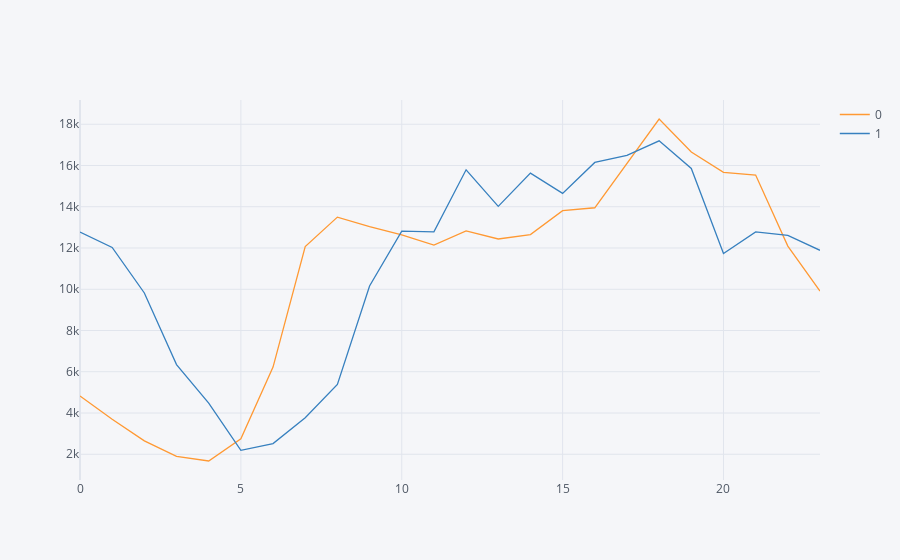

The notebook cell this image was saved under:
### Code cell
df.groupby(['hour', 'is_weekend'])['cnt'].mean().unstack().iplot()

### Figure 1 — Plotly figure (JSON) as saved in the notebook; plotly's stock layout.template omitted (floating-point values rounded to 4 significant figures)
{"data": [{"line": {"color": "rgba(255, 153, 51, 1.0)", "dash": "solid", "shape": "linear", "width": 1.3}, "mode": "lines", "name": "0", "text": "", "type": "scatter", "x": [0, 1, 2, 3, 4, 5, 6, 7, 8, 9, 10, 11, 12, 13, 14, 15, 16, 17, 18, 19, 20, 21, 22, 23], "y": [4822, 3701.0, 2648.0, 1895.0, 1674.0, 2749.0, 6227.0, 12070.0, 13500.0, 13030.0, 12640.0, 12140.0, 12830.0, 12440.0, 12650.0, 13810.0, 13950.0, 16080.0, 18250.0, 16660.0, 15670.0, 15540.0, 12090.0, 9915.0]}, {"line": {"color": "rgba(55, 128, 191, 1.0)", "dash": "solid", "shape": "linear", "width": 1.3}, "mode": "lines", "name": "1", "text": "", "type": "scatter", "x": [0, 1, 2, 3, 4, 5, 6, 7, 8, 9, 10, 11, 12, 13, 14, 15, 16, 17, 18, 19, 20, 21, 22, 23], "y": [12770.0, 12030.0, 9821.0, 6348.0, 4480.0, 2189.0, 2518.0, 3770, 5390.0, 10160.0, 12820.0, 12780.0, 15791, 14020.0, 15628, 14650.0, 16147, 16490.0, 17200.0, 15860.0, 11730.0, 12780.0, 12610.0, 11890.0]}], "layout": {"legend": {"bgcolor": "#F5F6F9", "font": {"color": "#4D5663"}}, "paper_bgcolor": "#F5F6F9", "plot_bgcolor": "#F5F6F9", "title": {"font": {"color": "#4D5663"}}, "xaxis": {"gridcolor": "#E1E5ED", "showgrid": true, "tickfont": {"color": "#4D5663"}, "title": {"font": {"color": "#4D5663"}, "text": ""}, "zerolinecolor": "#E1E5ED"}, "yaxis": {"gridcolor": "#E1E5ED", "showgrid": true, "tickfont": {"color": "#4D5663"}, "title": {"font": {"color": "#4D5663"}, "text": ""}, "zerolinecolor": "#E1E5ED"}}}
